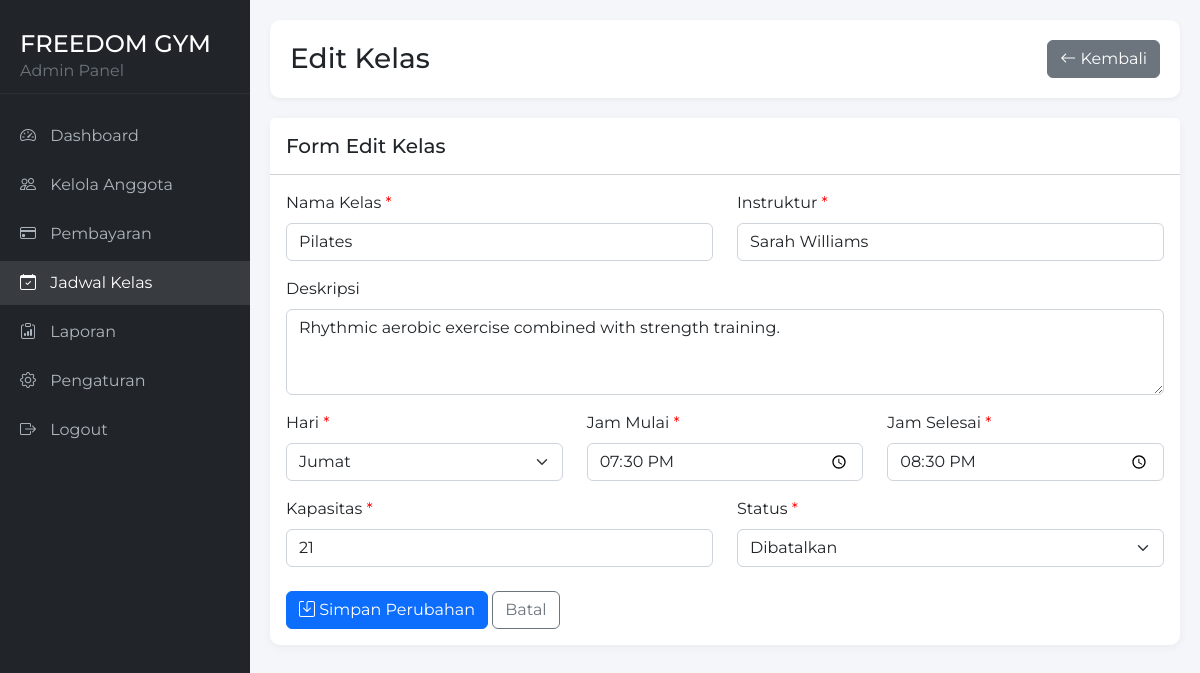
Page /admin-class-edit.php?id=2 (signed in) on the committed database.
### tables this page shows
CREATE TABLE `gym_classes` (
  `id_class` int(11) NOT NULL,
  `nama_kelas` varchar(100) NOT NULL,
  `deskripsi` text DEFAULT NULL,
  `instruktur` varchar(100) NOT NULL,
  `hari` varchar(20) NOT NULL,
  `jam_mulai` time NOT NULL,
  `jam_selesai` time NOT NULL,
  `kapasitas` int(11) NOT NULL DEFAULT 20,
  `status` enum('active','cancelled','full') NOT NULL DEFAULT 'active',
  `created_at` timestamp NOT NULL DEFAULT current_timestamp()
);

### admin-class-edit.php (the view, shortened to what this page needs)
<?php
$servername = "localhost";
$username = "root";
$password = "";
$dbname = "gym";
$conn = new mysqli($servername, $username, $password, $dbname);
$days_of_week = ['Senin', 'Selasa', 'Rabu', 'Kamis', 'Jumat', 'Sabtu', 'Minggu'];
$statuses = ['active' => 'Aktif', 'cancelled' => 'Dibatalkan', 'full' => 'Penuh'];
$class_id = intval($_GET['id']);
$fetch_sql = "SELECT * FROM gym_classes WHERE id_class = ?";
$stmt = $conn->prepare($fetch_sql);
$stmt->bind_param("i", $class_id);
$stmt->execute();
$result = $stmt->get_result();
$class_data = $result->fetch_assoc();
?>
<!DOCTYPE html>
<html lang="en">
<head>
    <link href="https://cdn.jsdelivr.net/npm/bootstrap@5.2.3/dist/css/bootstrap.min.css" rel="stylesheet">
    <link href="https://cdn.jsdelivr.net/npm/bootstrap-icons@1.10.0/font/bootstrap-icons.css" rel="stylesheet">
</head>
<body>
    <div class="sidebar">
        <div class="sidebar-header">
            <h4 class="mb-0">FREEDOM GYM</h4>
            <p class="text-muted mb-0">Admin Panel</p>
        </div>
        <ul class="sidebar-menu">
            <li><a href="admin-dashboard.php"><i class="bi bi-speedometer2"></i> Dashboard</a></li>
            <li><a href="admin-members.php"><i class="bi bi-people"></i> Kelola Anggota</a></li>
            <li><a href="admin-payments.php"><i class="bi bi-credit-card"></i> Pembayaran</a></li>
            <li><a href="admin-classes.php" class="active"><i class="bi bi-calendar-check"></i> Jadwal Kelas</a></li>
            <li><a href="admin-reports.php"><i class="bi bi-clipboard-data"></i> Laporan</a></li>
            <li><a href="admin-settings.php"><i class="bi bi-gear"></i> Pengaturan</a></li>
            <li><a href="logout-admin.php"><i class="bi bi-box-arrow-right"></i> Logout</a></li>
        </ul>
    </div>
    <div class="content">
        <div class="page-header d-flex justify-content-between align-items-center">
            <h3 class="mb-0">Edit Kelas</h3>
            <a href="admin-classes.php" class="btn btn-secondary">
                <i class="bi bi-arrow-left"></i> Kembali
            </a>
        </div>
        <div class="card">
            <div class="card-header bg-white py-3">
                <h5 class="mb-0">Form Edit Kelas</h5>
            </div>
            <div class="card-body">
                <form action="" method="POST">
                    <div class="row mb-3">
                        <div class="col-md-6">
                            <label for="nama_kelas" class="form-label required-field">Nama Kelas</label>
                            <input type="text" class="form-control" id="nama_kelas" name="nama_kelas" required
                                value="<?php echo isset($_POST['nama_kelas']) ? htmlspecialchars($_POST['nama_kelas']) : htmlspecialchars($class_data['nama_kelas']); ?>">
                        </div>
                        <div class="col-md-6">
                            <label for="instruktur" class="form-label required-field">Instruktur</label>
                            <input type="text" class="form-control" id="instruktur" name="instruktur" required
                                value="<?php echo isset($_POST['instruktur']) ? htmlspecialchars($_POST['instruktur']) : htmlspecialchars($class_data['instruktur']); ?>">
                        </div>
                    </div>
                    <div class="mb-3">
                        <label for="deskripsi" class="form-label">Deskripsi</label>
                        <textarea class="form-control" id="deskripsi" name="deskripsi" rows="3"><?php echo isset($_POST['deskripsi']) ? htmlspecialchars($_POST['deskripsi']) : htmlspecialchars($class_data['deskripsi']); ?></textarea>
                    </div>
                    <div class="row mb-3">
                        <div class="col-md-4">
                            <label for="hari" class="form-label required-field">Hari</label>
                            <select class="form-select" id="hari" name="hari" required>
                                <?php foreach ($days_of_week as $day): ?>
                                    <option value="<?php echo $day; ?>"
                                        <?php
                                        if (isset($_POST['hari']) && $_POST['hari'] === $day) {
                                            echo 'selected';
                                        } elseif (!isset($_POST['hari']) && $class_data['hari'] === $day) {
                                            echo 'selected';
                                        }
                                        ?>
                                    >
                                        <?php echo $day; ?>
                                    </option>
                                <?php endforeach; ?>
                            </select>
                        </div>
                        <div class="col-md-4">
                            <label for="jam_mulai" class="form-label required-field">Jam Mulai</label>
                            <input type="time" class="form-control" id="jam_mulai" name="jam_mulai" required
                                value="<?php echo isset($_POST['jam_mulai']) ? htmlspecialchars($_POST['jam_mulai']) : htmlspecialchars($class_data['jam_mulai']); ?>">
                        </div>
                        <div class="col-md-4">
                            <label for="jam_selesai" class="form-label required-field">Jam Selesai</label>
                            <input type="time" class="form-control" id="jam_selesai" name="jam_selesai" required
                                value="<?php echo isset($_POST['jam_selesai']) ? htmlspecialchars($_POST['jam_selesai']) : htmlspecialchars($class_data['jam_selesai']); ?>">
                        </div>
                    </div>
                    <div class="row mb-3">
                        <div class="col-md-6">
                            <label for="kapasitas" class="form-label required-field">Kapasitas</label>
                            <input type="number" class="form-control" id="kapasitas" name="kapasitas" min="1" required
                                value="<?php echo isset($_POST['kapasitas']) ? htmlspecialchars($_POST['kapasitas']) : htmlspecialchars($class_data['kapasitas']); ?>">
                        </div>
                        <div class="col-md-6">
                            <label for="status" class="form-label required-field">Status</label>
                            <select class="form-select" id="status" name="status" required>
                                <?php foreach ($statuses as $key => $value): ?>
                                    <option value="<?php echo $key; ?>"
                                        <?php
                                        if (isset($_POST['status']) && $_POST['status'] === $key) {
                                            echo 'selected';
                                        } elseif (!isset($_POST['status']) && $class_data['status'] === $key) {
                                            echo 'selected';
                                        }
                                        ?>
                                    >
                                        <?php echo $value; ?>
                                    </option>
                                <?php endforeach; ?>
                            </select>
                        </div>
                    </div>
                    <div class="mt-4">
                        <button type="submit" class="btn btn-primary">
                            <i class="bi bi-save"></i> Simpan Perubahan
                        </button>
                        <a href="admin-classes.php" class="btn btn-outline-secondary">
                            Batal
                        </a>
                    </div>
                </form>
            </div>
        </div>
    </div>
</body>
</html>

### admin-class-edit.php (style rules this page uses)
body { font-family: 'Montserrat', sans-serif; background-color: #f4f6f9; min-height: 100vh; }
.sidebar { background-color: #212529; color: white; min-width: 250px; max-width: 250px; min-height: 100vh; padding-top: 20px; position: fixed; z-index: 100; }
.sidebar-header { padding: 10px 20px; border-bottom: 1px solid #2c3034; margin-bottom: 20px; }
.sidebar-menu { padding: 0; list-style: none; }
.sidebar-menu li { margin-bottom: 5px; }
.sidebar-menu a { color: #adb5bd; text-decoration: none; padding: 10px 20px; display: block; transition: all 0.3s; }
.sidebar-menu a:hover, .sidebar-menu a.active { color: white; background-color: rgba(255, 255, 255, 0.1); }
.sidebar-menu a i { margin-right: 10px; }
.content { margin-left: 250px; padding: 20px; }
.page-header { background-color: white; border-radius: 10px; padding: 20px; margin-bottom: 20px; box-shadow: 0 2px 5px rgba(0,0,0,0.05); }
.card { border: none; border-radius: 10px; box-shadow: 0 2px 10px rgba(0,0,0,0.05); margin-bottom: 20px; }
.required-field::after { content: " *"; color: red; }

### rows in the picture
gym_classes: nama_kelas "Pilates", instruktur "Sarah Williams", deskripsi "Rhythmic aerobic exercise combined with strength training.", hari "Jumat", jam_mulai "19:30:00", jam_selesai "20:30:00", kapasitas "21", status "Dibatalkan"
